Frame 1 (no input): blank canvas, image omitted
Frame 60 (the mouse pressed at the canvas centre just before this capture): blank canvas, image omitted
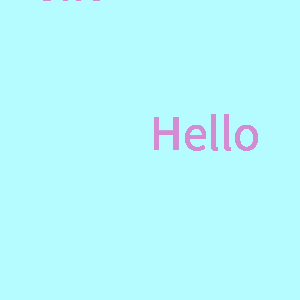
Frame 120 (the mouse held since frame 60 and released just before this capture)

The Processing sketch whose frames 1 and 60 were blank and that drew this single picture after the mouse press (run headless with seeded random() and noise(); from frame 60 on, the mouse is pressed at the canvas centre):

// Processing sketch: week13_2_text
// ── week13_2_text.pde
void setup(){
  size(300,300);
  background(#B4FCFF);
  fill(#D38BD2);
  textSize(50);
  
}
void draw(){
  text("Hello",mouseX,mouseY);
}
